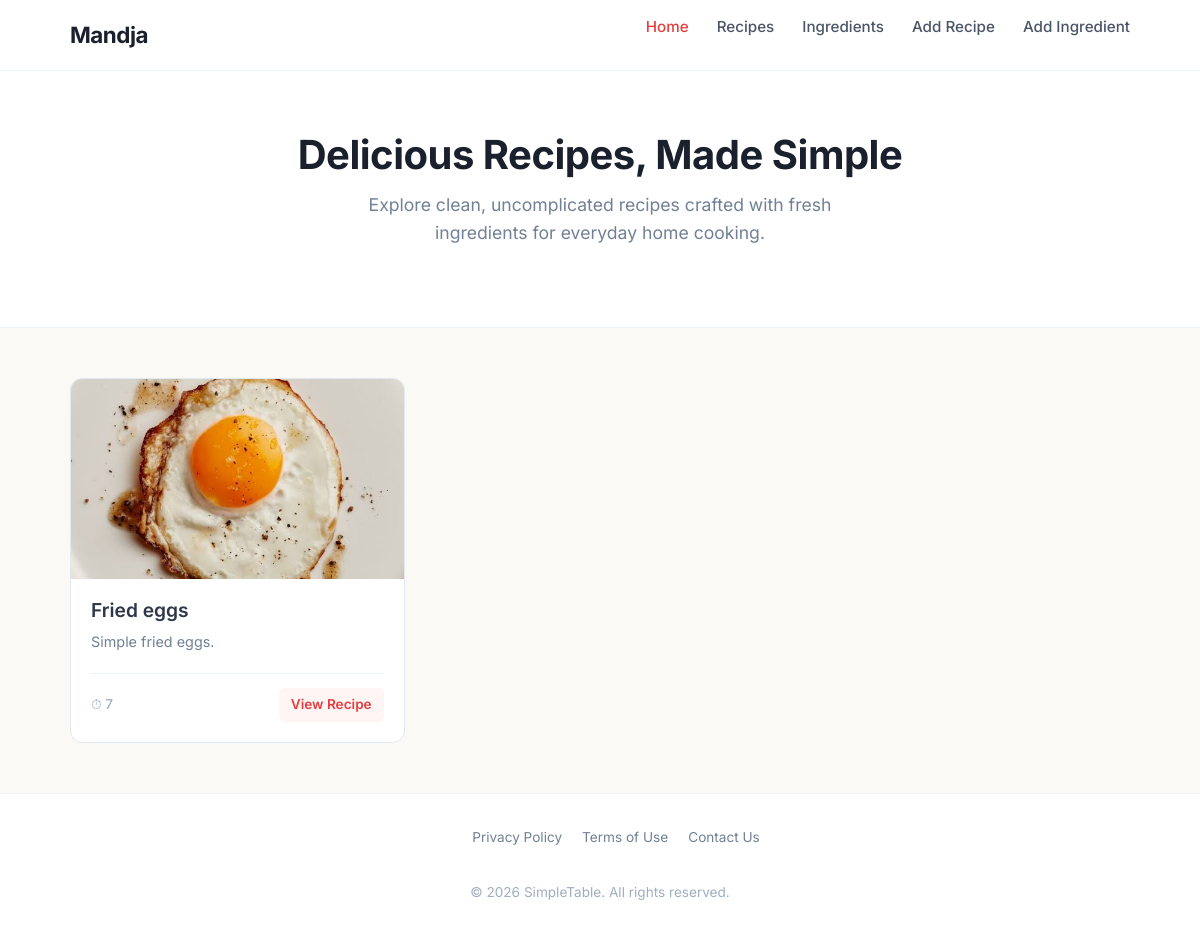
The app's page /, older data.
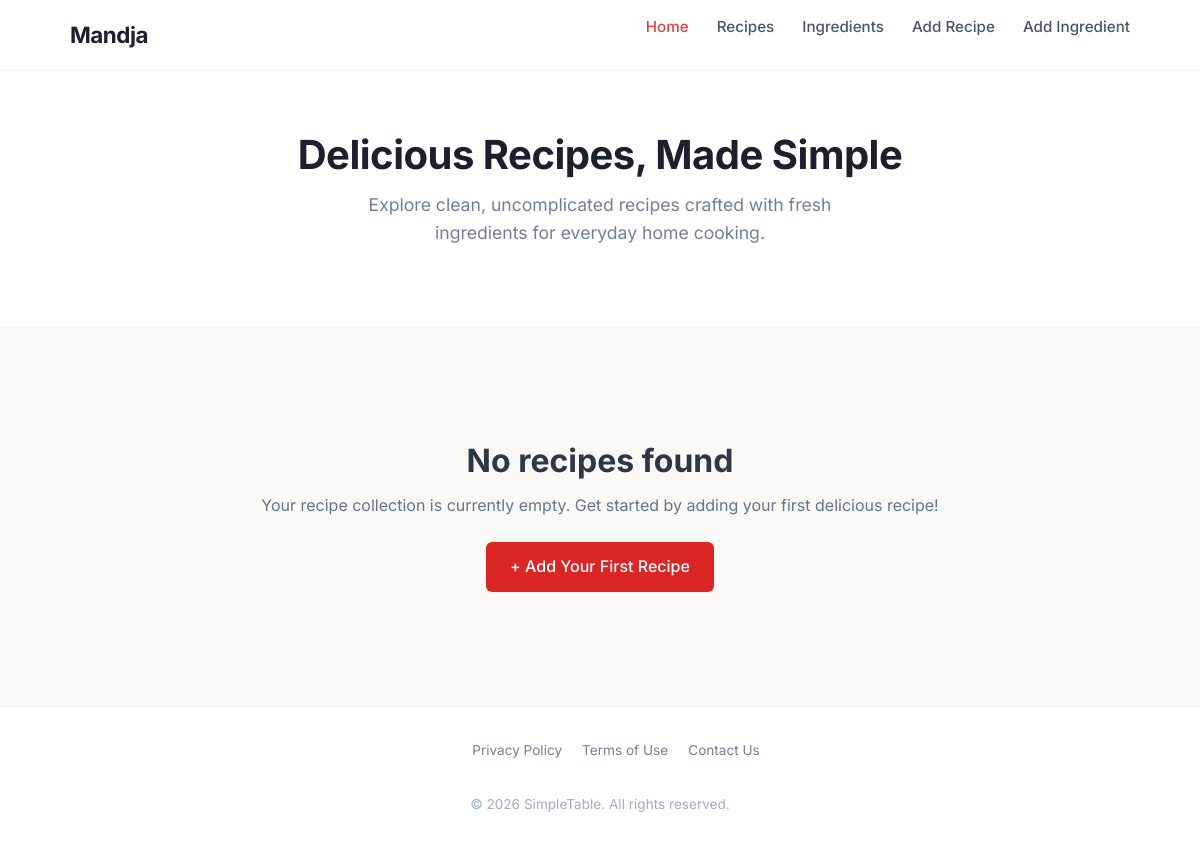
The same page, newer data.
### recipes/models.py (models this page shows)
class Recipe(models.Model):
    name = models.CharField(
        max_length=100
    )
    image = models.ImageField(
        upload_to='recipe-images/',
        blank=True,
        null=True,
    )
    description = models.TextField(
        max_length=100,
        null=True,
        blank=True,
    )
    instructions = models.TextField()
    time = models.IntegerField()
    ingredients = models.ManyToManyField(
        to='ingredients.Ingredient'
    )
    date_of_publication = models.DateField(
        auto_now=True
    )
    category = models.ForeignKey(
        to=Category,
        on_delete=models.CASCADE,
        related_name='recipes',
        null=True,
        blank=True,
    )

### common/views.py (the view)
# urls.py: path('', views.homepage_view, name='homepage')
def homepage_view(request: HttpRequest) -> HttpResponse:
    all_recipes = Recipe.objects.all()
    context = {
        'all_recipes': all_recipes
    }
    return render(request, 'common/homepage.html', context)

### templates/common/homepage.html
{% extends 'shared/base.html' %}
{% block content %}
    <section class="hero">
        <div class="container">
            <h1 class="hero-title">Delicious Recipes, Made Simple</h1>
            <p class="hero-subtitle">Explore clean, uncomplicated recipes crafted with fresh ingredients for everyday home cooking.</p>
        </div>
    </section>
    <main class="main-content" id="recipes">
        <div class="container">
            <div class="recipe-grid">
                {% for recipe in all_recipes %}
                <article class="recipe-card">
                    {% if recipe.image %}
                    <img src="{{ recipe.image.url }}" alt="{{ recipe.name }}" class="recipe-image">
                    {% else %}
                    <img src="https://encrypted-tbn0.gstatic.com/images?q=tbn:ANd9GcRQEVZcLvqNkkyIO7uQmZ60Qjc3Ckqnpsr5zrMKlDoLFLkLrZ9h94Nw4Fjm&s=10" alt="{{ recipe.name }}" class="recipe-image">
                    {% endif %}
                    <div class="recipe-body">
                        <h3 class="recipe-title">{{ recipe.name }}</h3>
                        <p class="recipe-desc">{{ recipe.description|truncatewords:10 }}</p>
                        <div class="recipe-footer">
                            <span class="cook-time">⏱ {{ recipe.time }}</span>
                            <a href="{% url 'recipe:detail' recipe.id %}" class="btn-view">View Recipe</a>
                        </div>
                    </div>
                </article>
                {% empty %}
                    <div class="empty-state" style="grid-column: 1 / -1; text-align: center; padding: 4rem 1rem;">
                        <h2 style="margin-bottom: 0.75rem; font-weight: bold;">No recipes found</h2>
                        <p style="color: #64748b; margin-bottom: 1.5rem;">Your recipe collection is currently empty. Get started by adding your first delicious recipe!</p>
                        <a href="{% url 'recipe:create' %}" class="btn-create" style="display: inline-block; padding: 0.75rem 1.5rem; background-color: #dc2626; color: white; border-radius: 6px; text-decoration: none; font-weight: 500;">+ Add Your First Recipe</a>
                    </div>
                {% endfor %}
            </div>
        </div>
    </main>
{% endblock %}

### templates/shared/base.html
<!DOCTYPE html>
<html lang="en">
    {% include 'shared/head.html' %}
<body>
    {% include 'shared/nav.html' %}
    {% block content %}
    {% endblock %}
    {% include 'shared/footer.html' %}
</body>
</html>

### templates/shared/head.html (shortened to what this page needs)
<head>
    <link href="https://cdn.jsdelivr.net/npm/bootstrap@5.3.0/dist/css/bootstrap.min.css" rel="stylesheet">
</head>

### templates/shared/nav.html (shortened to what this page needs)
<header class="header">
    <div class="container nav-container">
        <a href="{% url 'common:homepage' %}" class="logo">Mandja</a>
        <ul class="nav-links" id="navLinks">
            <li><a href="{% url 'common:homepage' %}" class="active">Home</a></li>
            <li><a href="{% url 'recipe:list' %}">Recipes</a></li>
            <li><a href="{% url 'ingredient:list' %}">Ingredients</a></li>
            <li><a href="{% url 'recipe:create' %}">Add Recipe</a></li>
            <li><a href="{% url 'ingredient:create' %}">Add Ingredient</a></li>
        </ul>
    </div>
</header>

### templates/shared/footer.html
<footer class="footer">
    <div class="container footer-container">
        <ul class="footer-links">
            <li><a href="#">Privacy Policy</a></li>
            <li><a href="#">Terms of Use</a></li>
            <li><a href="#">Contact Us</a></li>
        </ul>
        <p class="copyright">&copy; 2026 SimpleTable. All rights reserved.</p>
    </div>
</footer>

### templates/shared/head.html (style rules this page uses)
* { margin: 0; padding: 0; box-sizing: border-box; }
body { font-family: 'Inter', sans-serif; color: #2d3748; background-color: #faf9f6; line-height: 1.6; display: flex; flex-direction: column; min-height: 100vh; }
a { text-decoration: none; color: inherit; }
.container { width: 100%; max-width: 1100px; margin: 0 auto; padding: 0 20px; }
.header { background-color: #ffffff; border-bottom: 1px solid #edf2f7; position: sticky; top: 0; z-index: 100; }
.nav-container { display: flex; justify-content: space-between; align-items: center; height: 70px; }
.logo { font-size: 1.4rem; font-weight: 700; color: #1a202c; letter-spacing: -0.5px; }
.nav-links { display: flex; gap: 28px; list-style: none; }
.nav-links a { font-size: 0.95rem; font-weight: 500; color: #4a5568; transition: color 0.2s ease; }
.nav-links a:hover, .nav-links a.active { color: #e53e3e; }
.hero { padding: 60px 0 50px; text-align: center; background-color: #ffffff; border-bottom: 1px solid #edf2f7; }
.hero-title { font-size: 2.5rem; font-weight: 700; color: #1a202c; margin-bottom: 12px; letter-spacing: -0.5px; }
.hero-subtitle { font-size: 1.1rem; color: #718096; max-width: 550px; margin: 0 auto 30px; font-weight: 400; }
.main-content { flex: 1; padding: 50px 0; }
.recipe-grid { display: grid; grid-template-columns: repeat(auto-fill, minmax(300px, 1fr)); gap: 28px; }
.footer { background-color: #ffffff; border-top: 1px solid #edf2f7; padding: 30px 0; margin-top: auto; }
.footer-container { display: flex; flex-direction: column; align-items: center; gap: 16px; text-align: center; }
.footer-links { display: flex; gap: 20px; list-style: none; }
.footer-links a { font-size: 0.85rem; color: #718096; transition: color 0.2s ease; }
.copyright { font-size: 0.85rem; color: #a0aec0; }

Row changes from the older to the newer data that the page shows:
removed Recipe: image (picture), name "Fried eggs", description "Simple fried eggs.", time "7"
Text that changed along with them:
text now shown: "No recipes found Your recipe collection is currently empty. Get started by adding your first delicious recipe! + Add Your First Recipe"
